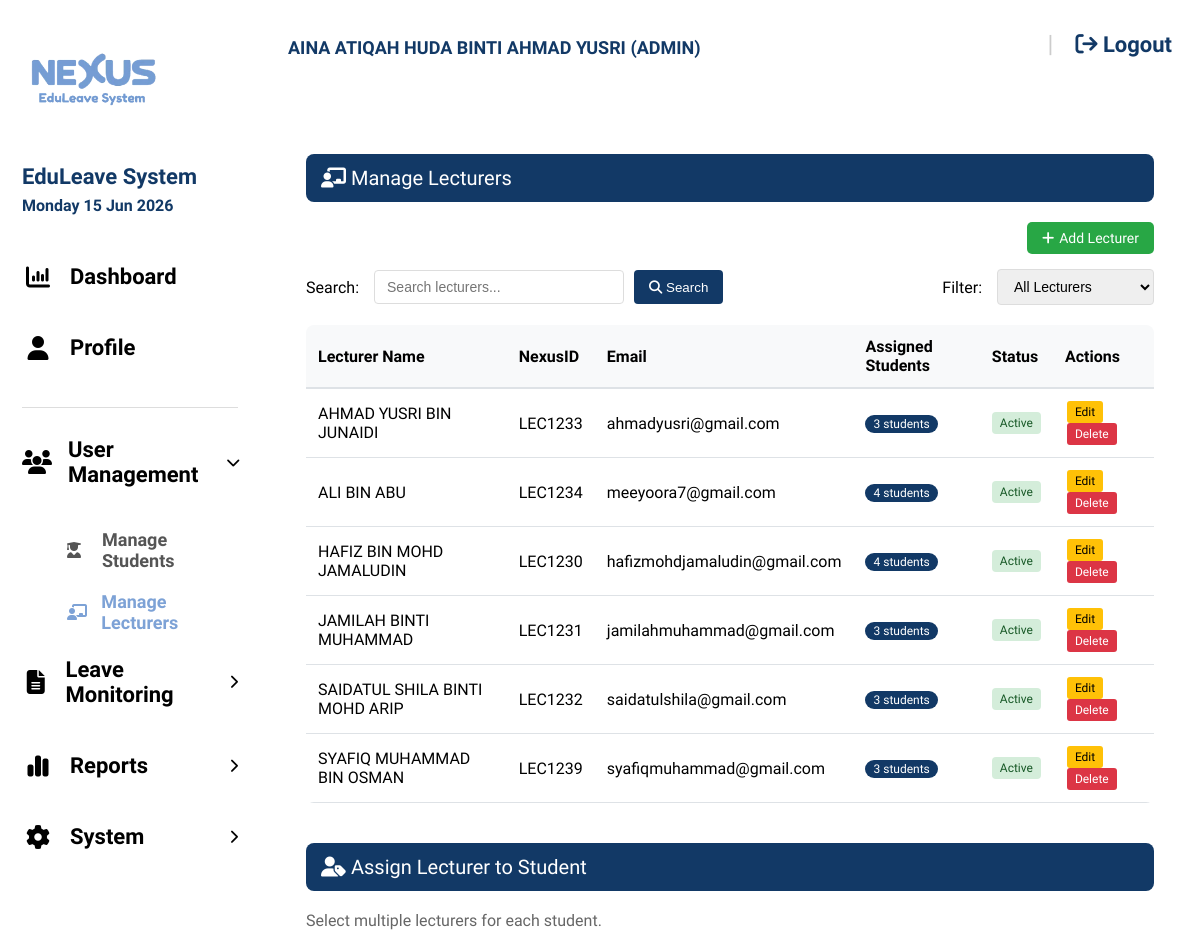
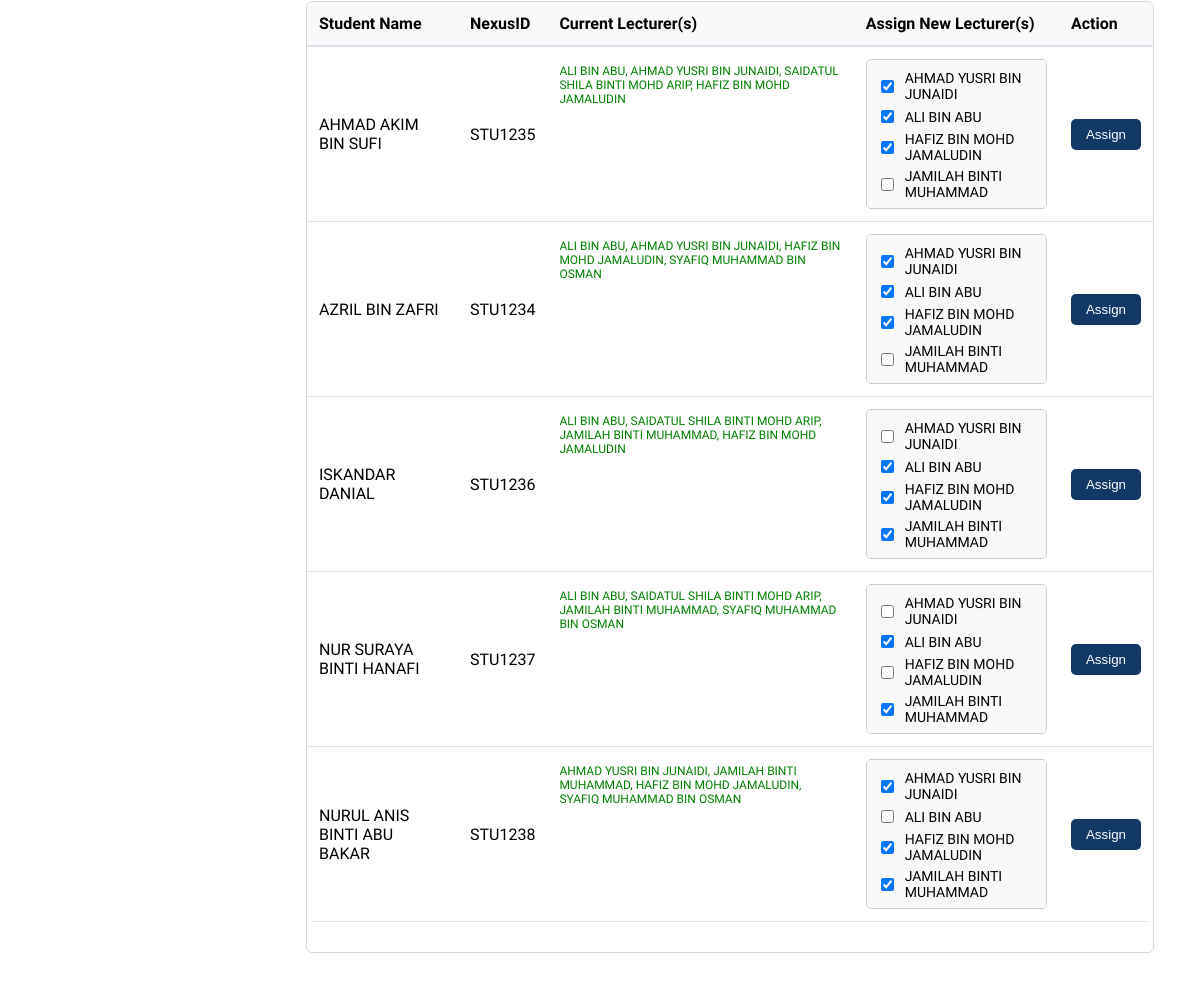
/assign_lecturer.php (signed in), run on the app's committed database (2 pictures, top to bottom).
### tables this page shows
CREATE TABLE `users` (
  `id` int(11) NOT NULL,
  `full_name` varchar(255) NOT NULL,
  `nexus_id` varchar(50) NOT NULL,
  `email` varchar(100) NOT NULL,
  `username` varchar(100) NOT NULL,
  `password` varchar(255) NOT NULL,
  `role` varchar(20) NOT NULL,
  `status` enum('active','inactive') DEFAULT 'active',
  `lecturer_id` int(11) DEFAULT NULL,
  `created_at` timestamp NOT NULL DEFAULT current_timestamp()
);

### assign_lecturer.php (the view, shortened to what this page needs)
<?php
include 'db_config.php';
$user = $_SESSION['user'];
$lecturer_filter = $_GET['lecturer_filter'] ?? 'all';
$lecturer_search = $_GET['lecturer_search'] ?? '';
$lecturer_sql = "SELECT * FROM users WHERE role = 'lecturer'";
$lecturer_sql .= " ORDER BY full_name ASC";
$lecturers_list = mysqli_query($conn, $lecturer_sql);
$students = mysqli_query($conn, "SELECT * FROM users WHERE role = 'student' ORDER BY full_name");
$lecturers = mysqli_query($conn, "SELECT * FROM users WHERE role = 'lecturer' ORDER BY full_name");
$assigned = [];
$assignedQuery = mysqli_query($conn, "SELECT student_id, lecturer_id FROM student_lecturers");
while($row = mysqli_fetch_assoc($assignedQuery)) {
    $assigned[$row['student_id']][] = $row['lecturer_id'];
}
$assignedCount = [];
$countQuery = mysqli_query($conn, "SELECT lecturer_id, COUNT(*) as count FROM student_lecturers GROUP BY lecturer_id");
while($row = mysqli_fetch_assoc($countQuery)) {
    $assignedCount[$row['lecturer_id']] = $row['count'];
}
?>
<!DOCTYPE html>
<html lang="en">
<head>
    <link rel="stylesheet" href="style.css">
    <link rel="stylesheet" href="https://cdnjs.cloudflare.com/ajax/libs/font-awesome/6.5.1/css/all.min.css">
</head>
<body class="dashboard-page">
<div class="sidebar">
    <img src="images/logo.png" class="sidebar-logo">
    <div class="sidebar-title">EduLeave System</div>
    <div class="sidebar-date"><?php echo date("l d M Y"); ?></div>
    <nav class="nav-menu">
        <a href="dashboard_admin.php" class="nav-link">
            <i class="fa-solid fa-chart-column nav-fa"></i> Dashboard
        </a>
        <a href="profile_admin.php" class="nav-link">
            <i class="fa-solid fa-user nav-fa"></i> Profile
        </a>
        <div class="sidebar-divider"></div>
        <div class="nav-item has-submenu submenu-open" onclick="toggleSubmenu(this)">
            <div class="nav-link">
                <i class="fa-solid fa-users nav-fa"></i> User Management
                <i class="fa-solid fa-chevron-right chevron"></i>
            </div>
            <div class="submenu">
                <a href="manage_students.php"><i class="fa-solid fa-user-graduate"></i> Manage Students</a>
                <a href="assign_lecturer.php" class="active-sub"><i class="fa-solid fa-chalkboard-user"></i> Manage Lecturers</a>
            </div>
        </div>
        <div class="nav-item has-submenu" onclick="toggleSubmenu(this)">
            <div class="nav-link">
                <i class="fa-solid fa-file-alt nav-fa"></i> Leave Monitoring
                <i class="fa-solid fa-chevron-right chevron"></i>
            </div>
        </div>
        <div class="nav-item has-submenu" onclick="toggleSubmenu(this)">
            <div class="nav-link">
                <i class="fa-solid fa-chart-simple nav-fa"></i> Reports
                <i class="fa-solid fa-chevron-right chevron"></i>
            </div>
        </div>
        <div class="nav-item has-submenu" onclick="toggleSubmenu(this)">
            <div class="nav-link">
                <i class="fa-solid fa-gear nav-fa"></i> System
                <i class="fa-solid fa-chevron-right chevron"></i>
            </div>
        </div>
    </nav>
</div>
<div class="dashboard-main">
    <div class="topbar">
        <div class="topbar-name"><?php echo strtoupper($user['full_name']); ?> (ADMIN)</div>
        <div class="topbar-right">
            <span style="color:#ccc; font-size:24px;">|</span>
            <a href="logout.php" class="logout-link"><i class="fa-solid fa-arrow-right-from-bracket"></i> Logout</a>
        </div>
    </div>
    <div class="dashboard-content">
        <div class="dashboard-card">
            <div class="section-title">
                <i class="fa-solid fa-chalkboard-user"></i> Manage Lecturers
            </div>
            <div class="section-header">
                <a href="add_lecturer.php" class="add-btn"><i class="fa-solid fa-plus"></i> Add Lecturer</a>
            </div>
            <div class="filter-bar">
                <div class="filter-left">
                    <span>Search:</span>
                    <form method="GET" style="display: flex; gap: 10px;">
                        <input type="text" name="lecturer_search" class="search-input" placeholder="Search lecturers..." value="<?php echo htmlspecialchars($lecturer_search); ?>">
                        <button type="submit" class="search-btn"><i class="fa-solid fa-magnifying-glass"></i> Search</button>
                    </form>
                </div>
                <div class="filter-left">
                    <span>Filter:</span>
                    <form method="GET" style="display: flex; gap: 10px;">
                        <select name="lecturer_filter" class="filter-select" onchange="this.form.submit()">
                            <option value="all" <?php echo $lecturer_filter == 'all' ? 'selected' : ''; ?>>All Lecturers</option>
                        </select>
                    </form>
                </div>
            </div>
            <table class="data-table">
                <thead>
                    <tr>
                        <th>Lecturer Name</th>
                        <th>NexusID</th>
                        <th>Email</th>
                        <th>Assigned Students</th>
                        <th>Status</th>
                        <th>Actions</th>
                    </tr>
                </thead>
                <tbody>
                <?php if(mysqli_num_rows($lecturers_list) > 0): ?>
                    <?php while($lecturer = mysqli_fetch_assoc($lecturers_list)):
                        $assigned_students = $assignedCount[$lecturer['id']] ?? 0;
                    ?>
                        <tr>
                            <td><?php echo $lecturer['full_name']; ?></td>
                            <td><?php echo $lecturer['nexus_id']; ?></td>
                            <td><?php echo $lecturer['email']; ?></td>
                            <td><span class="assign-count"><?php echo $assigned_students; ?> students</span></td>
                            <td>
                                <span class="status-badge <?php echo ($lecturer['status'] ?? 'active') == 'active' ? 'status-active' : 'status-inactive'; ?>">
                                    <?php echo ($lecturer['status'] ?? 'active') == 'active' ? 'Active' : 'Inactive'; ?>
                                </span>
                            </td>
                            <td>
                                <a href="edit_lecturer.php?id=<?php echo $lecturer['id']; ?>" class="action-btn edit-btn">Edit</a>
                                <a href="assign_lecturer.php?delete_lecturer=<?php echo $lecturer['id']; ?>" class="action-btn delete-btn" onclick="return confirm('Delete this lecturer?')">Delete</a>
                            </td>
                        </tr>
                    <?php endwhile; ?>
                <?php else: ?>
                    <tr>
                        <td colspan="6" style="text-align:center; padding:40px;">No lecturers found.赶
                    </tr>
                <?php endif; ?>
                </tbody>
            </table>
            <div class="section-title" style="margin-top: 40px;">
                <i class="fa-solid fa-user-tag"></i> Assign Lecturer to Student
            </div>
            <p style="color:#666; margin-bottom:20px;">Select multiple lecturers for each student.</p>
            <div class="history-table-box">
                <table class="data-table">
                    <thead>
                        <tr>
                            <th>Student Name</th>
                            <th>NexusID</th>
                            <th>Current Lecturer(s)</th>
                            <th>Assign New Lecturer(s)</th>
                            <th>Action</th>
                        </tr>
                    </thead>
                    <tbody>
                    <?php
                    mysqli_data_seek($students, 0);
                    while($student = mysqli_fetch_assoc($students)) {
                        $student_id = $student['id'];
                        $current_lecturers = [];
                        if(isset($assigned[$student_id])) {
                            $lecIds = $assigned[$student_id];
                            $lecIdsStr = implode(',', $lecIds);
                            $lecNamesQuery = mysqli_query($conn, "SELECT full_name FROM users WHERE id IN ($lecIdsStr)");
                            while($lec = mysqli_fetch_assoc($lecNamesQuery)) {
                                $current_lecturers[] = $lec['full_name'];
                            }
                        }
                        $current_lecturers_str = !empty($current_lecturers) ? implode(', ', $current_lecturers) : 'Not Assigned';
                    ?>
                        <form method="POST">
                            <tr>
                                <td><?php echo $student['full_name']; ?></td>
                                <td><?php echo $student['nexus_id']; ?></td>
                                <td class="table-cell">
                                    <div class="assigned-list"><?php echo $current_lecturers_str; ?></div>
                                </td>
                                <td class="table-cell">
                                    <div class="lecturer-checkbox-group">
                                        <?php
                                        mysqli_data_seek($lecturers, 0);
                                        while($lec = mysqli_fetch_assoc($lecturers)) {
                                            $checked = (isset($assigned[$student_id]) && in_array($lec['id'], $assigned[$student_id])) ? 'checked' : '';
                                        ?>
                                            <label>
                                                <input type="checkbox" name="lecturers[]" value="<?php echo $lec['id']; ?>" <?php echo $checked; ?>>
                                                <?php echo $lec['full_name']; ?>
                                            </label>
                                        <?php } ?>
                                    </div>
                                </td>
                                <td><button type="submit" name="assign" class="assign-btn">Assign</button></td>
                            </tr>
                        </form>
                    <?php } ?>
                    </tbody>
                </table>
            </div>
        </div>
    </div>
</div>
</body>
</html>

### style.css (style rules this page uses)
* { box-sizing: border-box; }
body { margin: 0; min-height: 100vh; font-family: 'Baloo 2', cursive; background: url("images/background.jpg") center/cover no-repeat fixed; }
.dashboard-page { margin: 0; display: flex; height: 100vh; }
.sidebar { width: 260px; background: white; padding: 18px 22px; display: flex; flex-direction: column; height: 100vh; overflow-y: auto; flex-shrink: 0; }
.sidebar-logo { width: 140px; margin-bottom: 8px; }
.sidebar-title { font-size: 24px; font-weight: 800; color: #123966; line-height: 1; }
.sidebar-date { font-size: 18px; font-weight: 700; color: #123966; margin-top: 8px; margin-bottom: 35px; }
.nav-link { display: flex; align-items: center; gap: 18px; text-decoration: none; color: black; font-size: 20px; font-weight: 800; margin-bottom: 18px; }
.nav-fa { width: 30px; text-align: center; font-size: 28px; }
.dashboard-main { flex: 1; display: flex; flex-direction: column; }
.topbar { height: 88px; background: white; display: flex; align-items: center; justify-content: space-between; padding: 0 28px; flex-shrink: 0; }
.topbar-name { color: #123966; font-size: 18px; font-weight: 800; }
.topbar-right { display: flex; align-items: center; gap: 22px; }
.logout-link { color: #123966; text-decoration: none; font-size: 18px; font-weight: 700; }
.dashboard-content { padding: 22px 28px; overflow: hidden; }
.dashboard-card { background: rgba(255,255,255,0.92); border-radius: 10px; padding: 18px; height: calc(100vh - 120px); overflow: hidden; }
.topbar-name { color: #123966; font-size: 18px; font-weight: 800; line-height: 1.2; padding-top: 8px; }
.dashboard-content { padding: 18px 28px; overflow-y: auto; }
.dashboard-card { height: auto; min-height: calc(100vh - 130px); overflow: visible; }
.nav-menu { display:flex; flex-direction:column; }
.nav-link { display:flex; align-items:center; gap:16px; padding:14px 0; text-decoration:none; color:black; font-size:22px; font-weight:700; }
.nav-fa { width:28px; text-align:center; }
.history-table-box { border: 1px solid #d7d7d7; border-radius: 6px; overflow: hidden; background: white; }
.status-badge { padding: 4px 10px; border-radius: 20px; font-size: 12px; font-weight: 600; display: inline-block; }
.status-active { background: #d4edda; color: #155724; }
.active-sub { color: #7da2d6 !important; font-weight: bold; }
.nav-menu { display: flex; flex-direction: column; }
.nav-link { display: flex; align-items: center; gap: 16px; padding: 14px 0; text-decoration: none; color: black; font-size: 22px; font-weight: 700; }
.nav-fa { width: 32px; text-align: center; font-size: 24px; }
.submenu { margin-left: 45px; display: none; flex-direction: column; }
.submenu a { padding: 10px 0; font-size: 18px; font-weight: 600; color: #555; text-decoration: none; display: flex; align-items: center; gap: 12px; }
.submenu i { width: 24px; font-size: 16px; }
.nav-item.submenu-open .submenu { display: flex; }
.chevron { margin-left: auto; font-size: 14px; transition: transform 0.3s; }
.nav-item.submenu-open .chevron { transform: rotate(90deg); }
.sidebar-divider { height: 1px; background: #ddd; margin: 15px 0; }

### data on the page
users: full_name "AHMAD YUSRI BIN JUNAIDI", nexus "LEC1233", email "ahmadyusri@gmail.com", id "3", status "Active"
users: full_name "ALI BIN ABU", nexus "LEC1234", email "meeyoora7@gmail.com", id "4", status "Active"
users: full_name "HAFIZ BIN MOHD JAMALUDIN", nexus "LEC1230", email "hafizmohdjamaludin@gmail.com", id "4", status "Active"
users: full_name "JAMILAH BINTI MUHAMMAD", nexus "LEC1231", email "jamilahmuhammad@gmail.com", id "3", status "Active"
users: full_name "SAIDATUL SHILA BINTI MOHD ARIP", nexus "LEC1232", email "saidatulshila@gmail.com", id "3", status "Active"
users: full_name "SYAFIQ MUHAMMAD BIN OSMAN", nexus "LEC1239", email "syafiqmuhammad@gmail.com", id "3", status "Active"
users: full_name "AHMAD AKIM BIN SUFI", nexus "STU1235", current_lecturers_str "ALI BIN ABU, AHMAD YUSRI BIN JUNAIDI, SAIDATUL SHILA BINTI MOHD ARIP, HAFIZ BIN MOHD JAMALUDIN"
users: full_name "AZRIL BIN ZAFRI", nexus "STU1234", current_lecturers_str "ALI BIN ABU, AHMAD YUSRI BIN JUNAIDI, HAFIZ BIN MOHD JAMALUDIN, SYAFIQ MUHAMMAD BIN OSMAN"
users: full_name "ISKANDAR DANIAL", nexus "STU1236", current_lecturers_str "ALI BIN ABU, SAIDATUL SHILA BINTI MOHD ARIP, JAMILAH BINTI MUHAMMAD, HAFIZ BIN MOHD JAMALUDIN"
users: full_name "NUR SURAYA BINTI HANAFI", nexus "STU1237", current_lecturers_str "ALI BIN ABU, SAIDATUL SHILA BINTI MOHD ARIP, JAMILAH BINTI MUHAMMAD, SYAFIQ MUHAMMAD BIN OSMAN"
users: full_name "NURUL ANIS BINTI ABU BAKAR", nexus "STU1238", current_lecturers_str "AHMAD YUSRI BIN JUNAIDI, JAMILAH BINTI MUHAMMAD, HAFIZ BIN MOHD JAMALUDIN, SYAFIQ MUHAMMAD BIN OSMAN"

### other printed values
$user['full_name'] "AINA ATIQAH HUDA BINTI AHMAD YUSRI"
